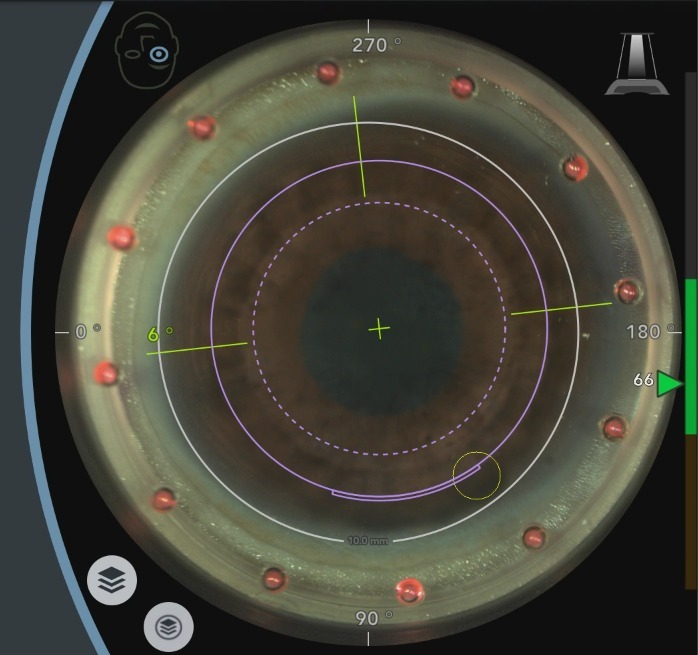
#> input picture clinical_data/clean/eye_01.jpeg, 698 x 655 px; its folder holds only this picture in this run
$ python -i suction_ring_masker.py   (imports and definitions only)
#> lines starting #> are read from the running program, lines starting #| are printed output that depends on the picture; after the words box and inside, x2 and y2 are one past the last pixel; in counts of white or black regions, pixels touching at a corner belong together
#> further down, picture is the input picture: shape (655, 698, 3); mean B, G, R 57, 67.8, 68.5
### pupil_tracking/utils/logger.py
"""
Audit logging for surgical traceability.

Every detection, every alert, and every configuration change is
recorded in a machine-readable JSON-lines audit file that can be
reviewed post-operatively.
"""

from __future__ import annotations

import io
import json
import logging
import sys
import time
from datetime import datetime
from pathlib import Path
from typing import Any, Dict, Optional


class AuditLogger:
    """Thread-safe logger with console + file + JSON audit trail."""

    def __init__(
        self,
        log_dir: str = "logs",
        session_id: Optional[str] = None,
    ) -> None:
        self.log_dir = Path(log_dir)
        self.log_dir.mkdir(parents=True, exist_ok=True)

        self.session_id = session_id or datetime.now().strftime(
            "%Y%m%d_%H%M%S"
        )

        self._py = logging.getLogger(f"pupil_tracking.{self.session_id}")
        self._py.setLevel(logging.DEBUG)
        self._py.propagate = False

        if not self._py.handlers:
            # console — force UTF-8 on Windows
            try:
                console_stream = io.TextIOWrapper(
                    sys.stdout.buffer, encoding="utf-8", errors="replace",
                    line_buffering=True,
                )
            except AttributeError:
                console_stream = sys.stdout

            ch = logging.StreamHandler(stream=console_stream)
            ch.setLevel(logging.INFO)
            ch.setFormatter(
                logging.Formatter(
                    "%(asctime)s [%(levelname)s] %(message)s",
                    datefmt="%H:%M:%S",
                )
            )
            self._py.addHandler(ch)

            # file — always UTF-8
            fh = logging.FileHandler(
                str(self.log_dir / f"session_{self.session_id}.log"),
                encoding="utf-8",
            )
            fh.setLevel(logging.DEBUG)
            fh.setFormatter(
                logging.Formatter(
                    "%(asctime)s [%(levelname)s] %(name)s: %(message)s"
                )
            )
            self._py.addHandler(fh)

        self._audit_path = (
            self.log_dir / f"audit_{self.session_id}.jsonl"
        )
        self._audit_fh = open(
            str(self._audit_path), "a", encoding="utf-8"
        )
        self._py.info("Session started: %s", self.session_id)

    # ── structured audit ────────────────────────────────────────

    # [17 lines left out: functions _write_audit, log_detection, log_alert, not called in this run]

    # ── convenience ─────────────────────────────────────────────

    def info(self, msg: str, *args: Any) -> None:
        self._py.info(msg, *args)

    def warning(self, msg: str, *args: Any) -> None:
        self._py.warning(msg, *args)

    def error(self, msg: str, *args: Any) -> None:
        self._py.error(msg, *args)

    def debug(self, msg: str, *args: Any) -> None:
        self._py.debug(msg, *args)

    # ── lifecycle ───────────────────────────────────────────────

    def close(self) -> None:
        if self._audit_fh and not self._audit_fh.closed:
            self._audit_fh.close()

    # [5 lines left out: function __del__, not called in this run]


# ── global singleton ────────────────────────────────────────────────

_logger: Optional[AuditLogger] = None


def get_logger() -> AuditLogger:
    global _logger
    if _logger is None:
        _logger = AuditLogger()
    return _logger


def set_logger(logger: AuditLogger) -> None:
    global _logger
    _logger = logger

### pupil_tracking/preprocessing/suction_ring_masker.py
"""
Suction ring marker detection and masking.

Surgical eye images from femtosecond laser systems (e.g., Ziemer Z8,
Alcon LenSx) contain a ring of red LED marker dots around the limbus.
These markers:
    - Sit ON the limbus boundary (typically 16-20 dots)
    - Are small, uniformly-sized, red/orange circles
    - Can contaminate iris segmentation if not masked

This module detects and inpaints these markers before segmentation.

Plan-aligned changes:
    - Ring geometry validation: after finding red blobs, fit a circle
      through their centres and verify residual_std / radius < threshold.
      This prevents false positives from random red artifacts.
    - SuctionRingResult dataclass for diagnostics.
"""

from __future__ import annotations

import math
from dataclasses import dataclass, field
from typing import List, Optional, Tuple

import cv2
import numpy as np

from pupil_tracking.utils.logger import get_logger


# ────────────────────────────────────────────────────────────────
# Diagnostics dataclass
# ────────────────────────────────────────────────────────────────

@dataclass
class SuctionRingResult:
    """Diagnostic information about suction ring detection."""
    detected: bool = False
    dot_count: int = 0
    ring_centre: Optional[Tuple[float, float]] = None
    ring_radius: Optional[float] = None
    ring_inner_radius: Optional[float] = None
    ring_outer_radius: Optional[float] = None
    ring_residual_std: Optional[float] = None
    dot_radius_median: Optional[float] = None
    ring_outer_boundary_std: Optional[float] = None
    dot_centres: List[Tuple[float, float]] = field(default_factory=list)
    mask: Optional[np.ndarray] = None  # uint8 255 = marker region


# ────────────────────────────────────────────────────────────────
# Main class
# ────────────────────────────────────────────────────────────────

class SuctionRingMasker:
    """Detect and mask red suction ring markers in surgical eye images.

    Algorithm:
        1. Convert to HSV and threshold for red hue (two ranges
           because red wraps around H=0/180).
        2. Find connected blobs, filter by area and circularity.
        3. **Ring validation**: fit a least-squares circle through the
           blob centres.  Accept only if the residual standard
           deviation is small relative to the fitted radius.
        4. Dilate the blob mask and inpaint.

    Usage
    -----
    >>> masker = SuctionRingMasker()
    >>> cleaned, mask = masker.remove(image_bgr)
    """

    def __init__(
        self,
        hue_red_low1: int = 0,
        hue_red_high1: int = 12,
        hue_red_low2: int = 165,
        hue_red_high2: int = 180,
        saturation_min: int = 60,
        value_min: int = 60,
        min_marker_area: int = 30,
        max_marker_area: int = 800,
        min_circularity: float = 0.45,
        min_markers_for_ring: int = 5,
        ring_residual_ratio: float = 0.18,
        dilation_size: int = 5,
        inpaint_radius: int = 5,
    ) -> None:
        """
        Parameters
        ----------
        hue_red_low1, hue_red_high1 : int
            First red hue range (0-12 in OpenCV HSV).
        hue_red_low2, hue_red_high2 : int
            Second red hue range (165-180 in OpenCV HSV).
        saturation_min : int
            Minimum saturation for red markers.
        value_min : int
            Minimum value (brightness) for red markers.
        min_marker_area, max_marker_area : int
            Size range for individual marker blobs in pixels.
            Scaled proportionally to image size at runtime.
        min_circularity : float
            Minimum circularity for a blob to be considered a marker.
        min_markers_for_ring : int
            Minimum number of detected markers to confirm a ring.
        ring_residual_ratio : float
            Maximum ratio of residual_std / ring_radius for the
            dot pattern to be accepted as a valid ring.  Higher
            values are more permissive.
        dilation_size : int
            Dilate detected markers to cover their edges.
        inpaint_radius : int
            Radius for cv2.inpaint().
        """
        self.hue_red_low1 = hue_red_low1
        self.hue_red_high1 = hue_red_high1
        self.hue_red_low2 = hue_red_low2
        self.hue_red_high2 = hue_red_high2
        self.saturation_min = saturation_min
        self.value_min = value_min
        self.min_marker_area = min_marker_area
        self.max_marker_area = max_marker_area
        self.min_circularity = min_circularity
        self.min_markers_for_ring = min_markers_for_ring
        self.ring_residual_ratio = ring_residual_ratio
        self.dilation_size = dilation_size
        self.inpaint_radius = inpaint_radius
        self.logger = get_logger()

    # ────────────────────────────────────────────────────────────
    # Public API
    # ────────────────────────────────────────────────────────────

    def remove(
        self, image: np.ndarray
    ) -> Tuple[np.ndarray, np.ndarray]:
        """Detect and inpaint suction ring markers.

        Parameters
        ----------
        image : np.ndarray  BGR uint8  (H, W, 3) or grayscale (H, W)

        Returns
        -------
        (cleaned_image, marker_mask)
            cleaned_image : same format as input, with markers inpainted
            marker_mask : binary uint8 (0/255) showing marker locations
        """
        if image is None or image.size == 0:
            empty = np.zeros(image.shape[:2], dtype=np.uint8)
            return image, empty

        # Phase 1: Handle grayscale input — red markers are invisible
        # in grayscale, so skip detection entirely (no false positives)
        is_grayscale = image.ndim == 2 or (
            image.ndim == 3 and image.shape[2] == 1
        )
        if is_grayscale:
            h = image.shape[0]
            w = image.shape[1] if image.ndim == 2 else image.shape[1]
            empty = np.zeros((h, w), dtype=np.uint8)
            return image, empty

        mask, ring_result = self._detect_markers(image)

        if not ring_result.detected:
            empty = np.zeros(image.shape[:2], dtype=np.uint8)
            return image, empty

        self.logger.debug(
            "Suction ring detected: %d markers, centre=(%.0f,%.0f), "
            "r=%.0f, residual_ratio=%.3f",
            ring_result.dot_count,
            ring_result.ring_centre[0] if ring_result.ring_centre else 0,
            ring_result.ring_centre[1] if ring_result.ring_centre else 0,
            ring_result.ring_radius or 0,
            (ring_result.ring_residual_std / ring_result.ring_radius)
            if ring_result.ring_radius and ring_result.ring_radius > 0
            else 0,
        )

        cleaned = cv2.inpaint(
            image, mask, self.inpaint_radius, cv2.INPAINT_TELEA
        )
        return cleaned, mask

    # [29 lines left out: functions remove_with_diagnostics, detect_only, not called in this run]

    # ────────────────────────────────────────────────────────────
    # Internal detection
    # ────────────────────────────────────────────────────────────

    def _detect_markers(
        self, image: np.ndarray
    ) -> Tuple[np.ndarray, SuctionRingResult]:
        """Detect red marker blobs and validate ring geometry.

        Returns (marker_mask, SuctionRingResult).
        """
        h, w = image.shape[:2]
        result = SuctionRingResult()

        # Grayscale safety: red markers are invisible in grayscale
        if image.ndim == 2 or (image.ndim == 3 and image.shape[2] == 1):
            return np.zeros((h, w), dtype=np.uint8), result

        hsv = cv2.cvtColor(image, cv2.COLOR_BGR2HSV)
#> hsv: shape (655, 698, 3); mean H, S, V 35.1, 53.7, 72.6
        h_chan, s_chan, v_chan = cv2.split(hsv)
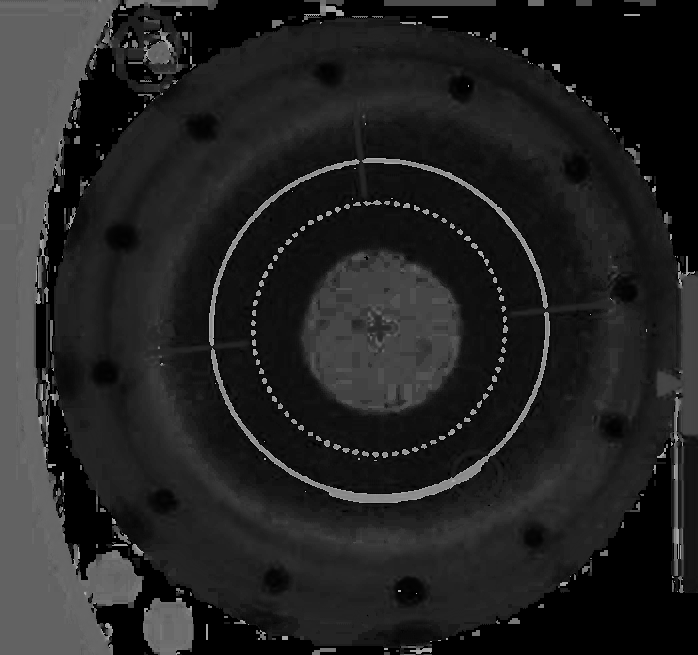
#> h_chan: shape (655, 698); min 0, max 179, mean 35.1
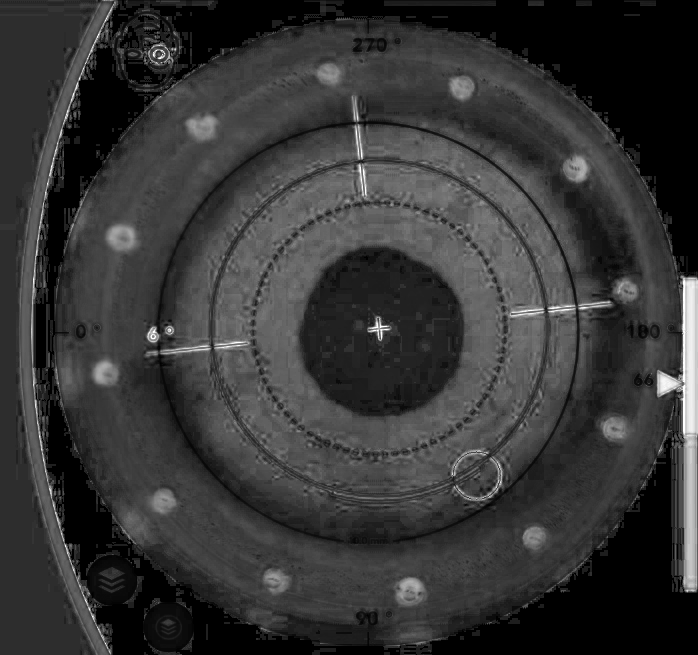
#> s_chan: shape (655, 698); min 0, max 255, mean 53.7
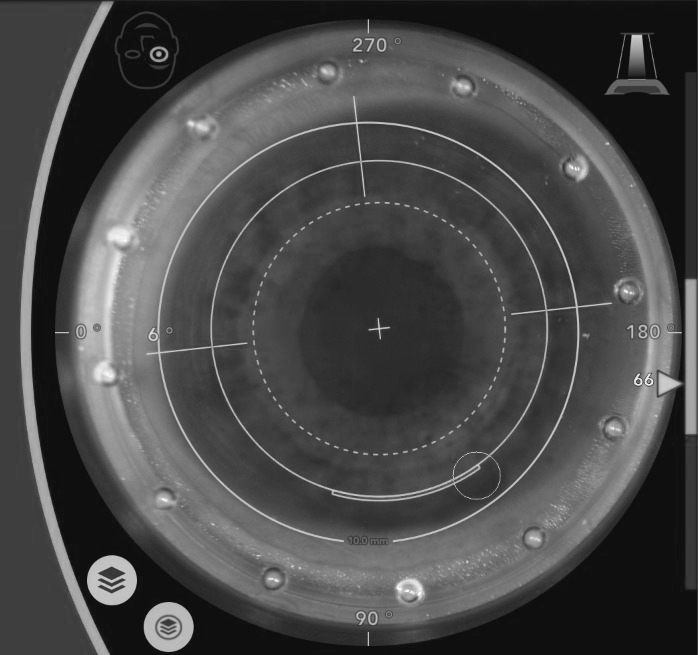
#> v_chan: shape (655, 698); min 5, max 255, mean 72.6

        # Red wraps around 0 in HSV, so we need two ranges
        red_mask1 = (
            (h_chan >= self.hue_red_low1)
            & (h_chan <= self.hue_red_high1)
            & (s_chan >= self.saturation_min)
            & (v_chan >= self.value_min)
        ).astype(np.uint8) * 255
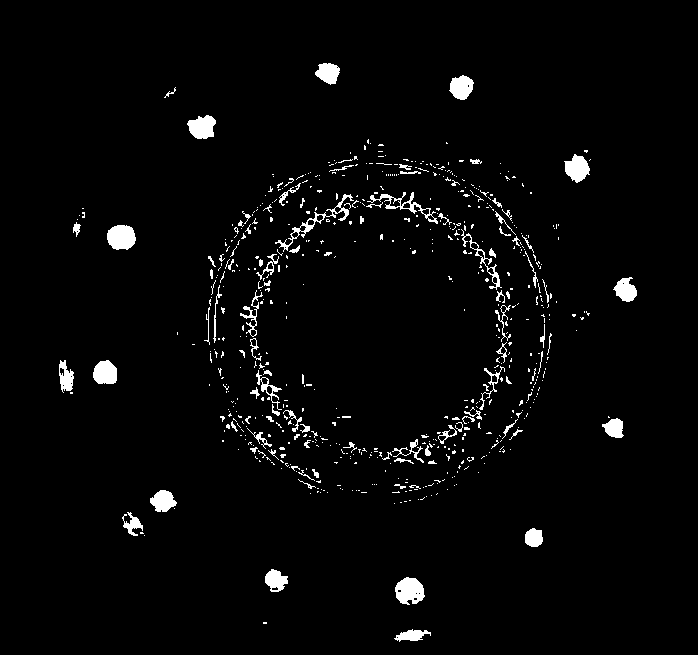
#> red_mask1: shape (655, 698); 2.9% white; 644 white regions (545 under 20 px), largest, box (x1, y1, x2, y2) and area: (395, 577, 425, 605) 603, (107, 225, 136, 250) 582, (187, 115, 216, 139) 501

        red_mask2 = (
            (h_chan >= self.hue_red_low2)
            & (h_chan <= self.hue_red_high2)
            & (s_chan >= self.saturation_min)
            & (v_chan >= self.value_min)
        ).astype(np.uint8) * 255
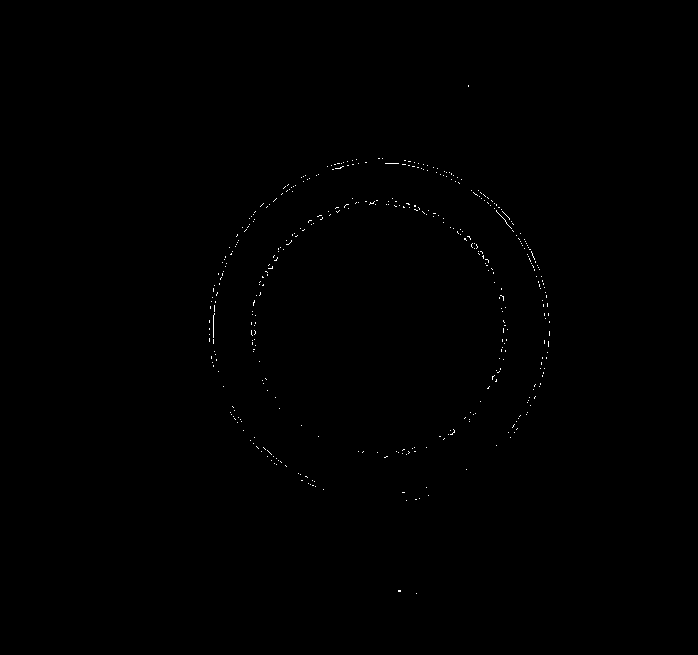
#> red_mask2: shape (655, 698); 0.19% white in thin lines or dots, all inside (x1, y1, x2, y2) = (209, 85, 550, 594)

        red_combined = cv2.bitwise_or(red_mask1, red_mask2)
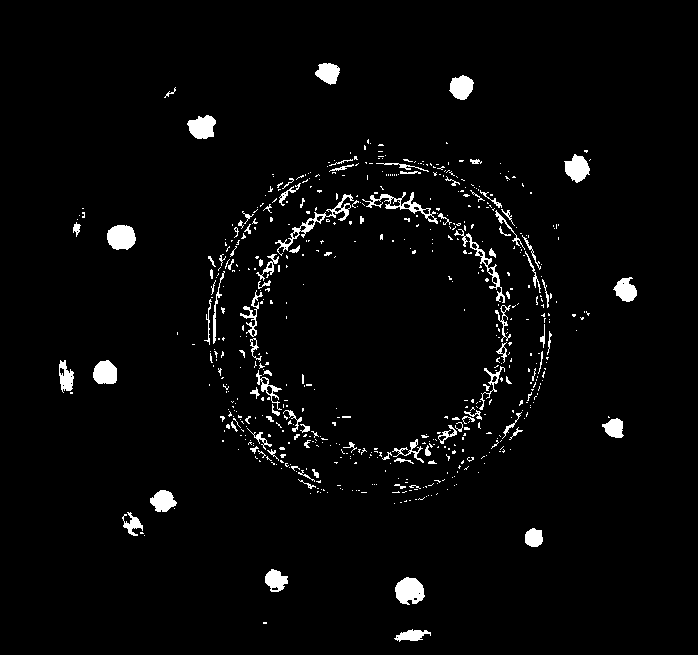
#> red_combined: shape (655, 698); 3.1% white; 610 white regions (507 under 20 px), largest, box (x1, y1, x2, y2) and area: (395, 577, 425, 605) 610, (107, 225, 136, 250) 582, (275, 194, 354, 256) 554

        # Clean up noise
        close_kernel = cv2.getStructuringElement(
            cv2.MORPH_ELLIPSE, (5, 5)
        )
        red_combined = cv2.morphologyEx(
            red_combined, cv2.MORPH_CLOSE, close_kernel
        )
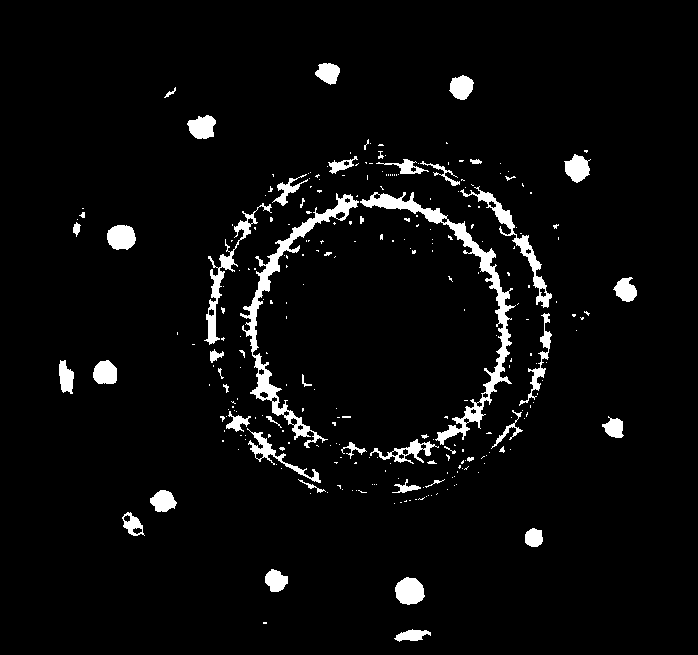
#> red_combined: shape (655, 698); 4.4% white; 272 white regions (219 under 20 px), largest, box (x1, y1, x2, y2) and area: (360, 192, 516, 445) 3510, (240, 193, 359, 448) 3135, (460, 186, 552, 308) 1239
        open_kernel = cv2.getStructuringElement(
            cv2.MORPH_ELLIPSE, (3, 3)
        )
        red_combined = cv2.morphologyEx(
            red_combined, cv2.MORPH_OPEN, open_kernel
        )
#> red_combined: shape (655, 698); 3.9% white; 138 white regions (72 under 20 px)

        # Find connected components and filter by size + circularity
        contours, _ = cv2.findContours(
            red_combined, cv2.RETR_EXTERNAL, cv2.CHAIN_APPROX_SIMPLE
        )
#> contours = 138 contours, 78 with area under 20; largest, box (x1, y1, x2, y2) and area: (240, 194, 358, 353) 1612, (444, 220, 512, 395) 1553, (361, 192, 447, 224) 758, (395, 577, 425, 605) 592, (107, 225, 136, 250) 540
#> (the rest of the program and of its run is left out)
